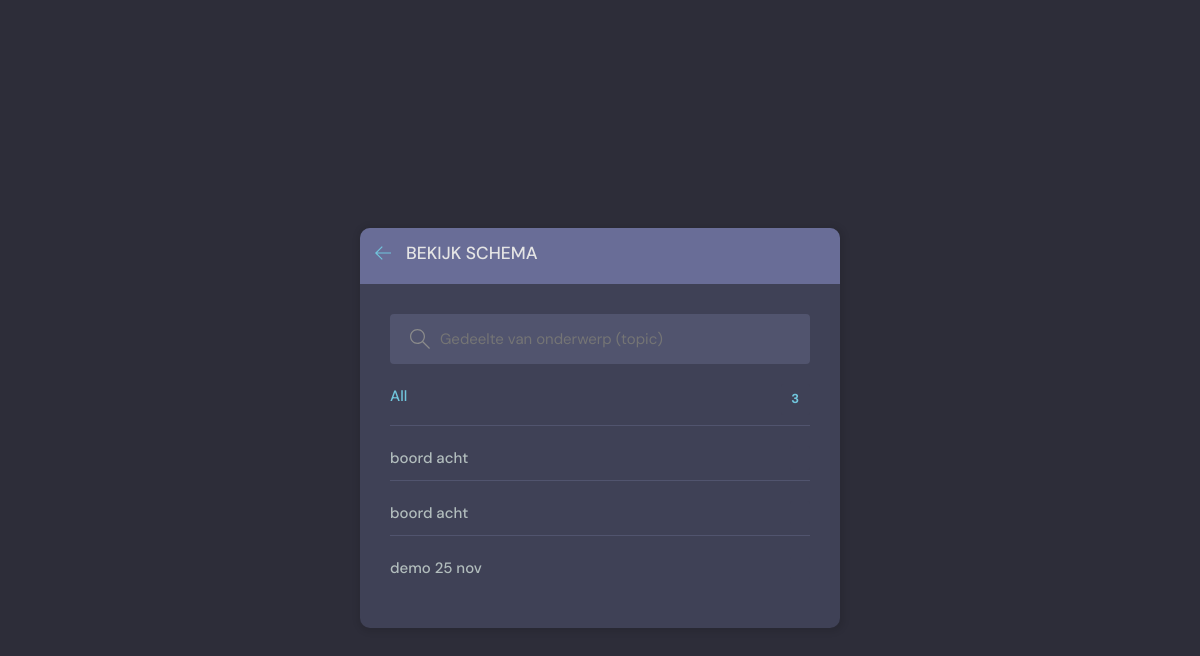
The app's page /erv-topics/, older data.
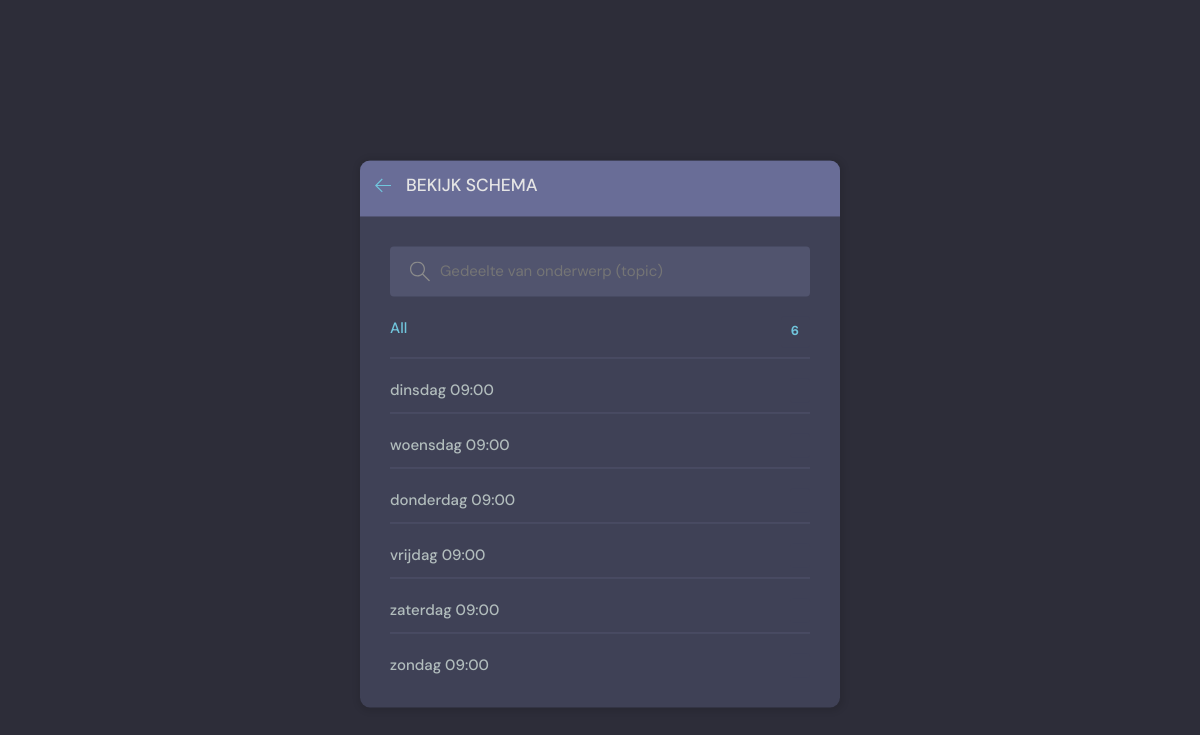
The same page, newer data.
### beatrix/models.py (models this page shows, shortened)
class Flexevent(models.Model):
    host = models.ForeignKey(User, on_delete=models.SET_NULL, null=True)
    id = models.AutoField(primary_key=True)
    topic = models.ForeignKey(Topic, on_delete=models.CASCADE,null=True) ##SET_NULL, null=True)
    event_text = models.CharField(max_length=200)
    name = models.CharField(max_length=200)
    description = models.TextField(null=True, blank=True) # database field (can Empty), form field (can Empty)
    pub_date = models.CharField(max_length=35)
    datum = models.DateField(auto_now=False)
    pub_time = models.CharField(max_length=35, default='10:00')
    lid = models.ManyToManyField(User, related_name='deelnemer', blank=True)
    created = models.DateTimeField(default=datetime.now, blank=True)

### beatrix/views.py (the view)
# urls.py: path('erv-topics/', erv_topicsPage, name="erv-topics"),
def erv_topicsPage(request):
    q = request.GET.get('q') if request.GET.get('q') != None else ''
    topics=Flexevent.objects.filter(name__contains=q)[0:6] ##.values_list('topic', flat=True)
    return render(request, 'beatrix/erv-topics.html', {'topics': topics})

### beatrix/templates/beatrix/erv-topics.html (shortened to what this page needs)
{% extends 'erv-base.html' %} {% block content %}
<main class="create-room layout">
  <div class="container">
    <div class="layout__box">
      <div class="layout__boxHeader">
        <div class="layout__boxTitle">
          <a href="{% url 'erv-home' %}">
            <svg
              version="1.1"
              xmlns="http://www.w3.org/2000/svg"
              width="32"
              height="32"
              viewBox="0 0 32 32"
            >
              <title>Terug</title>
              <path
                d="M13.723 2.286l-13.723 13.714 13.719 13.714 1.616-1.611-10.96-10.96h27.625v-2.286h-27.625l10.965-10.965-1.616-1.607z"
              ></path>
            </svg>
          </a>
          <h3>Bekijk Schema</h3>
        </div>
      </div>
      <div class="topics-page layout__body">
        <form action="" method="GET" class="header__search">
          <label>
            <input name="q" placeholder="Gedeelte van onderwerp (topic)" />
          </label>
        </form>
        <ul class="topics__list">
          <li>
            <a href="{% url 'erv-topics' %}" class="active"
              >All <span>{{topics.count}} </span></a
            >
          </li>
          {% for topic in topics %}
          <li>
            <a href="{% url 'erv-home' %}?q={{topic.name}}">{{ topic.name }} <span>{{topic.flexevent_set.all.count}}</span></a>
          </li>
          {% endfor %}
        </ul>
      </div>
    </div>
  </div>
</main>
{% endblock content %}

Row changes from the older to the newer data that the page shows:
no longer on this page (row edited): Flexevent: name "boord acht"
no longer on this page (row edited): Flexevent: name "boord acht"
removed Flexevent: name "demo 25 nov"
added Flexevent: name "dinsdag 09:00"
added Flexevent: name "woensdag 09:00"
added Flexevent: name "donderdag 09:00"
added Flexevent: name "vrijdag 09:00"
added Flexevent: name "zaterdag 09:00"
added Flexevent: name "zondag 09:00"
Text that changed along with them:
{{ topics.count }}: "3" → "6"
